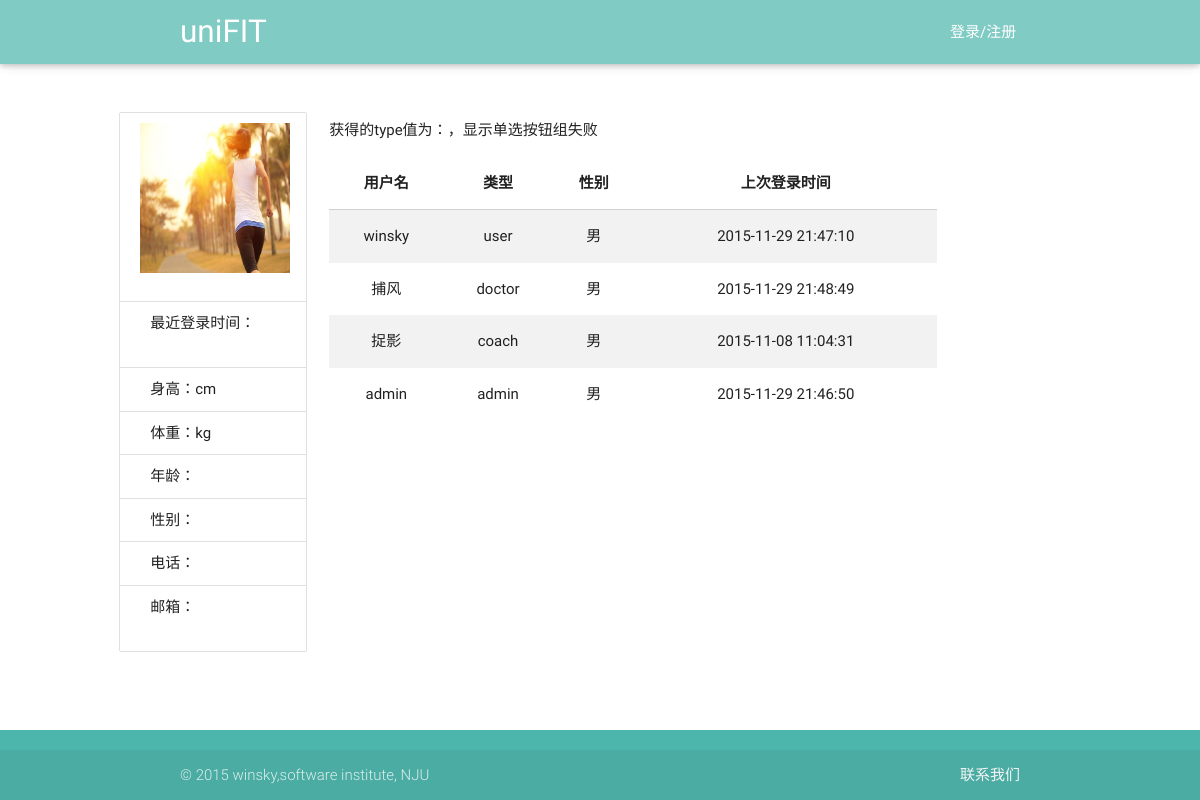
/view/reserve.php, run on an earlier commit of the app's database.
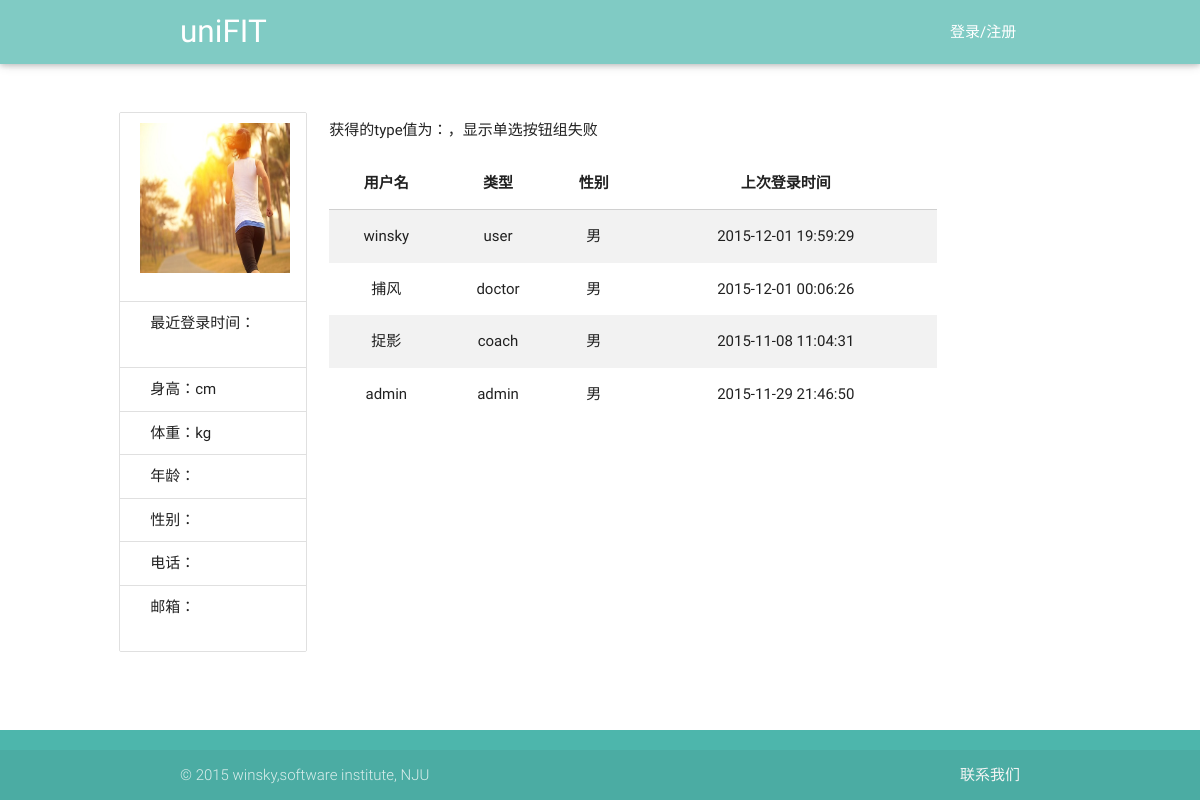
And on a later commit of the database.
### tables this page shows
CREATE TABLE user(id integer primary key,userName varchar(40),password int, type varchar(20) ,age int,sex varchar(20),height int,weight int,telephone varchar(40), email varchar(40),lastLoadTime date default '—');

### service/UserService.php (called while the page is built, shortened)
<?php
require_once('../utils/SqliteHelper.php');
class UserService {
    var $db_user_base_info = "user";
    var $DB = null;
    public function __construct() {
        $this->DB = new SqliteHelper('../data.db');
    }
    public function getUserList($type) {
        if ($type === 'doctor-coach') {
            $sql = "select * from " . $this->db_user_base_info . " where type ='doctor' or type='coach'";
        } else if ($type != "user" && $type != "admin" && $type != "doctor" && $type != "coach") {
            $sql = "select * from " . $this->db_user_base_info;
        } else {
            $sql = "select * from " . $this->db_user_base_info . " where type ='" . $type . "'";
        }
        return $this->DB->getList($sql);
    }
}

### utils/SqliteHelper.php (called while the page is built, shortened)
<?php
class SqliteHelper {
    function __construct($file) {
        try {
            $this->conn = new PDO('sqlite:' . $file);
        } catch (PDOException $e) {
            try {
                $this->conn = new PDO('sqlite2:' . $file);
            } catch (PDOException $e) {
                exit('error!');
            }
        }
    }
    function query($sql) {
        return $this->conn->query($sql);
    }
    function getList($sql) {
        $recordList = array();
        foreach ($this->RecordArray($sql) as $rstmp) {
            $recordList[] = $rstmp;
        }
        return $recordList;
    }
    function RecordArray($sql) {
        return $this->query($sql)->fetchAll();
    }
}

### view/reserve.php (the view, shortened to what the changed rows need)
<!DOCTYPE html>
<html lang="en">
<head>
    <link href="../css/material_icons.css" rel="stylesheet" media="screen,projection">
    <link href="../css/materialize.css" type="text/css" rel="stylesheet" media="screen,projection"/>
    <link href="../css/style.css" type="text/css" rel="stylesheet" media="screen,projection"/>
</head>
<body onload="write_header();write_footer();">
<div class="container main row">
                <?php
                require_once("../service/UserService.php");
                ?>
    <div class="col s12 l9">
        <?php
        $type = $_GET["type"];
        ?>
        <div>
            <table class="striped centered responsive-table">
                <thead>
                <tr>
                    <th data-field="userName">用户名</th>
                    <th data-field="type">类型</th>
                    <th data-field="sex">性别</th>
                    <th data-field="lastLoadTime">上次登录时间</th>
                </tr>
                </thead>
                <tbody>
                <?php
                require_once("../service/UserService.php");
                $user = new UserService();
                $result = $user->getUserList($type);
                foreach ($result as $row) {
                    $userName = $row['userName'];
                    $userType = $row['type'];
                    $sex = $row['sex'];
                    $lastLoadTime = $row['lastLoadTime'];
                    echo "<tr onclick='showDetail(this)'>";
                    echo "<td>$userName</td>";
                    echo "<td>$userType</td>";
                    echo "<td>$sex</td>";
                    echo "<td>$lastLoadTime</td>";
                    echo "</tr>";
                }
                ?>
                </tbody>
            </table>
        </div>
    </div>
</div>
</body>
</html>

What changed in the data, as far as the page shows it:
changed user "winsky": lastLoadTime "2015-11-29 21:47:10" → "2015-12-01 19:59:29"
changed user "捕风": lastLoadTime "2015-11-29 21:48:49" → "2015-12-01 00:06:26"
